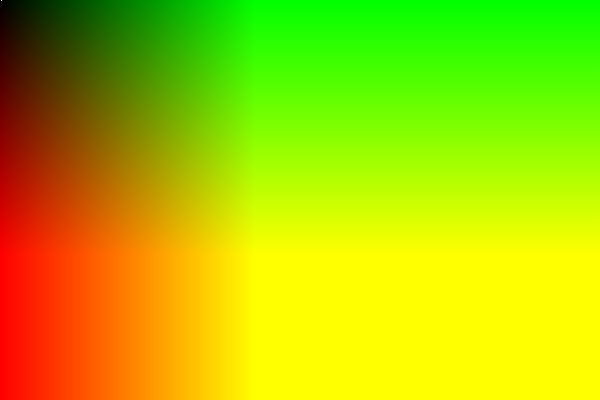
Frame 1 (no input)
Frame 60 (no input): identical to frame 1, image omitted
Frame 120 (the mouse pressed at the canvas centre since frame 60): identical to frame 1, image omitted

The p5.js sketch that drew this single still picture (run headless with seeded random() and noise() and a simulated clock; from frame 60 on, the mouse is pressed at the canvas centre):

// p5.js sketch
// ── sketch.js
function setup(){
    createCanvas(600,400);
    background(0);
}

function draw(){
    loadPixels();
    
    for(var row = 0; row < height; row++){
        for(var col=0; col < width; col++){
            var index = (row * width + col) * 4;
            
            r = pixels[index];
            g = pixels[index + 1];
            b = pixels[index + 2];
            a = pixels[index + 3];
            
            pixels[index + 0] = row;
            pixels[index + 1] = col;
            pixels[index + 2] = b;
            pixels[index + 3] = a;
        }
    }
    
    
    pixels[4] = 255;
    pixels[5] = 255;
    pixels[6] = 255;
    pixels[7] = 255;
    
    updatePixels();
}
